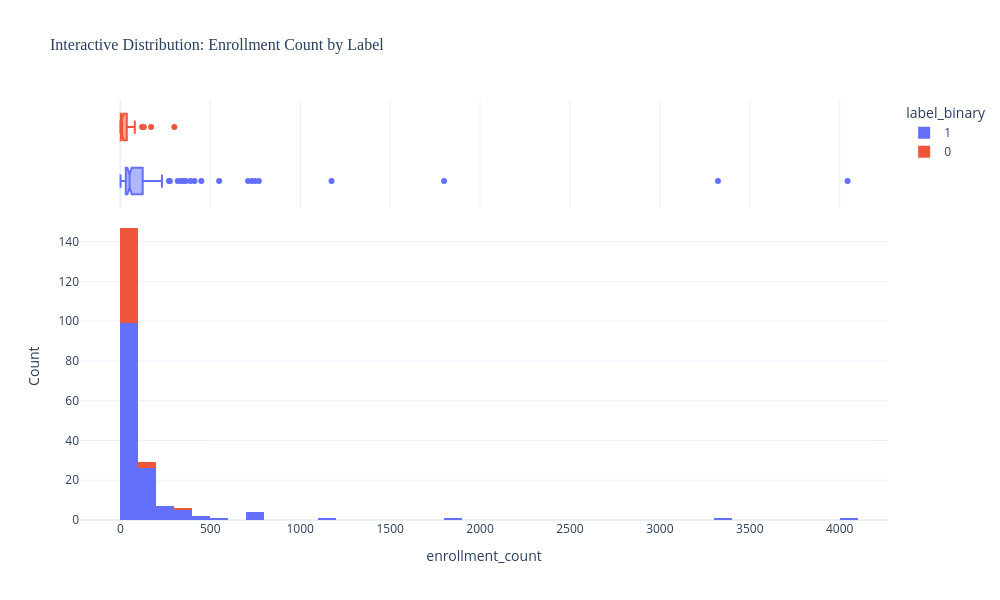

The notebook cell saved with this chart:
### Code cell
# ============================================================================
# 5.1 INTERACTIVE VISUALIZATION: Enrollment Count Distribution
# ============================================================================

# Interactive histogram using dashboard
fig_enrollment = dashboard.plot_interactive_histogram(
    df=df_clean,
    column='enrollment_count',
    color_by='label_binary',
    bins=50,
    title='Interactive Distribution: Enrollment Count by Label'
)

# Show the interactive plot
fig_enrollment.show()

print("Interactive enrollment histogram displayed")

### Figure 1 — Plotly figure (JSON) as saved in the notebook; plotly's stock layout.template omitted (floating-point values rounded to 4 significant figures; data arrays with more than 128 entries replaced by an {"elided": "..."} marker saying what was removed)
{"data": [{"bingroup": "x", "hovertemplate": "label_binary=1<br>enrollment_count=%{x}<br>count=%{y}<extra></extra>", "legendgroup": "1", "marker": {"color": "#636efa", "pattern": {"shape": ""}}, "name": "1", "nbinsx": 50, "orientation": "v", "showlegend": true, "type": "histogram", "x": {"elided": "148 float values"}, "xaxis": "x", "yaxis": "y"}, {"customdata": {"elided": "148x24 mixed values"}, "hovertemplate": "label_binary=%{customdata[23]}<br>enrollment_count=%{x}<br>nct_id=%{customdata[0]}<br>brief_title=%{customdata[1]}<br>overall_status=%{customdata[2]}<br>start_date=%{customdata[3]}<br>completion_date=%{customdata[4]}<br>study_type=%{customdata[5]}<br>phases=%{customdata[6]}<br>allocation=%{customdata[7]}<br>intervention_model=%{customdata[8]}<br>primary_purpose=%{customdata[9]}<br>masking=%{customdata[10]}<br>enrollment_type=%{customdata[11]}<br>lead_sponsor_name=%{customdata[12]}<br>lead_sponsor_class=%{customdata[13]}<br>has_dmc=%{customdata[14]}<br>conditions=%{customdata[15]}<br>num_conditions=%{customdata[16]}<br>intervention_types=%{customdata[17]}<br>intervention_names=%{customdata[18]}<br>num_interventions=%{customdata[19]}<br>num_arms=%{customdata[20]}<br>has_results=%{customdata[21]}<br>enrollment_count_was_missing=%{customdata[22]}<extra></extra>", "legendgroup": "1", "marker": {"color": "#636efa"}, "name": "1", "notched": true, "showlegend": false, "type": "box", "x": {"elided": "148 float values"}, "xaxis": "x2", "yaxis": "y2"}, {"bingroup": "x", "hovertemplate": "label_binary=0<br>enrollment_count=%{x}<br>count=%{y}<extra></extra>", "legendgroup": "0", "marker": {"color": "#EF553B", "pattern": {"shape": ""}}, "name": "0", "nbinsx": 50, "orientation": "v", "showlegend": true, "type": "histogram", "x": [10.0, 3.0, 0.0, 9.0, 30.0, 1.0, 79.0, 0.0, 53.0, 171.0, 48.0, 18.0, 28.0, 6.0, 21.0, 8.0, 2.0, 25.0, 121.0, 4.0, 3.0, 9.0, 47.0, 0.0, 48.0, 39.0, 9.0, 4.0, 18.0, 0.0, 4.0, 80.0, 30.0, 8.0, 0.0, 1.0, 5.0, 29.0, 25.0, 0.0, 12.0, 45.0, 7.0, 6.0, 130.0, 0.0, 0.0, 46.0, 0.0, 300.0, 0.0, 32.0], "xaxis": "x", "yaxis": "y"}, {"customdata": {"elided": "52x24 mixed values"}, "hovertemplate": "label_binary=%{customdata[23]}<br>enrollment_count=%{x}<br>nct_id=%{customdata[0]}<br>brief_title=%{customdata[1]}<br>overall_status=%{customdata[2]}<br>start_date=%{customdata[3]}<br>completion_date=%{customdata[4]}<br>study_type=%{customdata[5]}<br>phases=%{customdata[6]}<br>allocation=%{customdata[7]}<br>intervention_model=%{customdata[8]}<br>primary_purpose=%{customdata[9]}<br>masking=%{customdata[10]}<br>enrollment_type=%{customdata[11]}<br>lead_sponsor_name=%{customdata[12]}<br>lead_sponsor_class=%{customdata[13]}<br>has_dmc=%{customdata[14]}<br>conditions=%{customdata[15]}<br>num_conditions=%{customdata[16]}<br>intervention_types=%{customdata[17]}<br>intervention_names=%{customdata[18]}<br>num_interventions=%{customdata[19]}<br>num_arms=%{customdata[20]}<br>has_results=%{customdata[21]}<br>enrollment_count_was_missing=%{customdata[22]}<extra></extra>", "legendgroup": "0", "marker": {"color": "#EF553B"}, "name": "0", "notched": true, "showlegend": false, "type": "box", "x": [10.0, 3.0, 0.0, 9.0, 30.0, 1.0, 79.0, 0.0, 53.0, 171.0, 48.0, 18.0, 28.0, 6.0, 21.0, 8.0, 2.0, 25.0, 121.0, 4.0, 3.0, 9.0, 47.0, 0.0, 48.0, 39.0, 9.0, 4.0, 18.0, 0.0, 4.0, 80.0, 30.0, 8.0, 0.0, 1.0, 5.0, 29.0, 25.0, 0.0, 12.0, 45.0, 7.0, 6.0, 130.0, 0.0, 0.0, 46.0, 0.0, 300.0, 0.0, 32.0], "xaxis": "x2", "yaxis": "y2"}], "layout": {"barmode": "relative", "font": {"size": 12}, "height": 600, "hovermode": "closest", "legend": {"title": {"text": "label_binary"}, "tracegroupgap": 0}, "showlegend": true, "title": {"font": {"family": "Arial Black", "size": 16}, "text": "Interactive Distribution: Enrollment Count by Label"}, "width": 1000, "xaxis": {"anchor": "y", "domain": [0, 1], "title": {"text": "enrollment_count"}}, "xaxis2": {"anchor": "y2", "domain": [0, 1], "matches": "x", "showgrid": true, "showticklabels": false}, "yaxis": {"anchor": "x", "domain": [0, 0.7326], "title": {"text": "Count"}}, "yaxis2": {"anchor": "x2", "domain": [0.7426, 1], "matches": "y2", "showgrid": false, "showline": false, "showticklabels": false, "ticks": ""}}}
